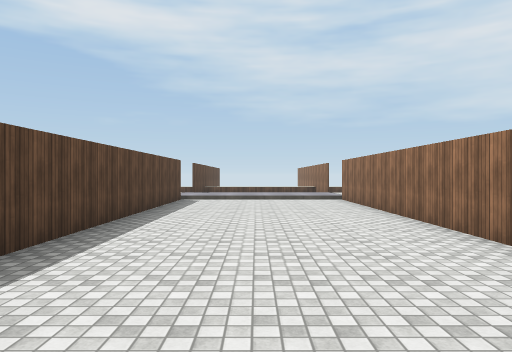
[1] (above)

24 first-person views from a walk through a Unity game level. The camera is 1.5 m above the floor, looks level and sees 70° across. The floor is counted in squares, 2 m on a side. Each view is taken from the middle of a square. On the plan, view 1 faces up. The plan holds only what a view shows up to about 11 squares ahead; the rest is blank. The place goes on beyond the plan. Surface patterns are stand-ins for the level's own textures.

[2]
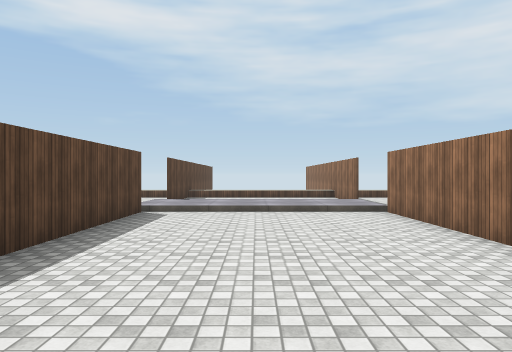

[3]
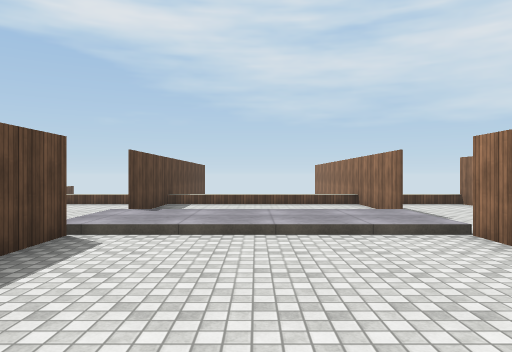

[4]
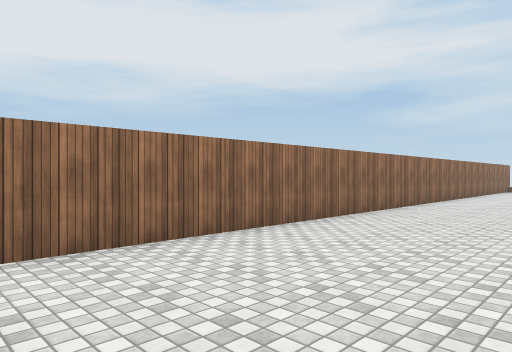

[5]
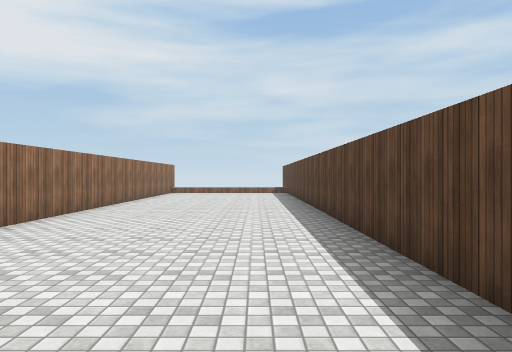

[6]
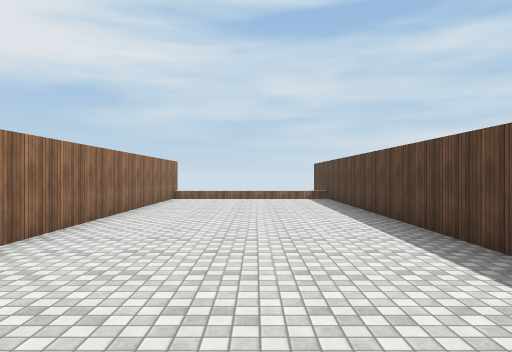

[7]
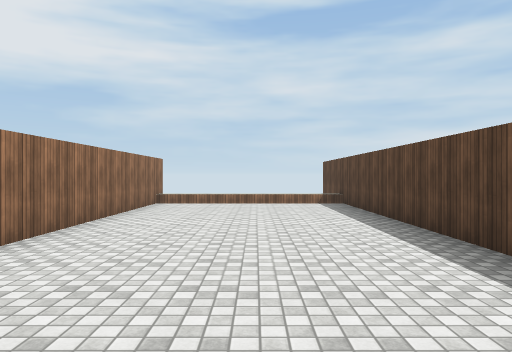

[8]
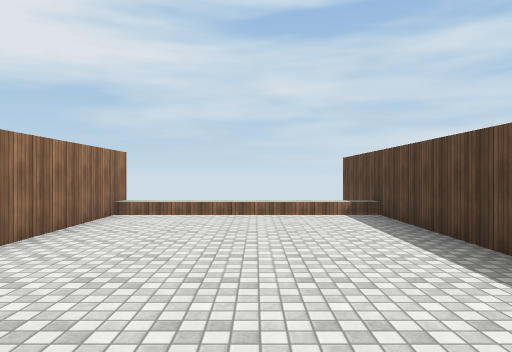

[9]
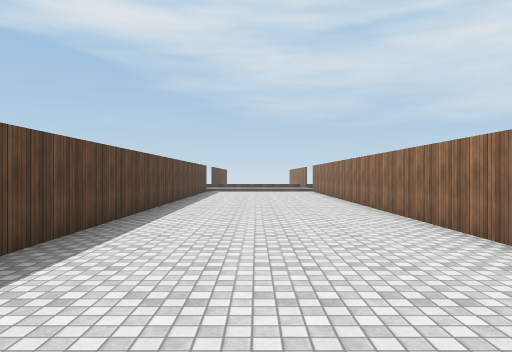

[10]
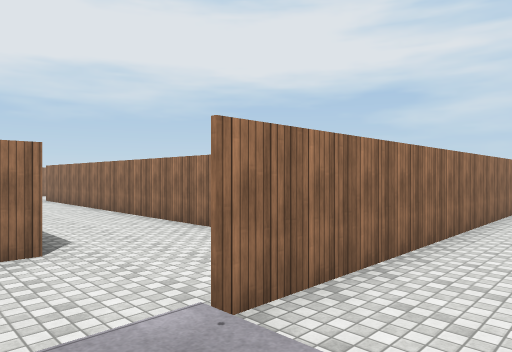

[11]
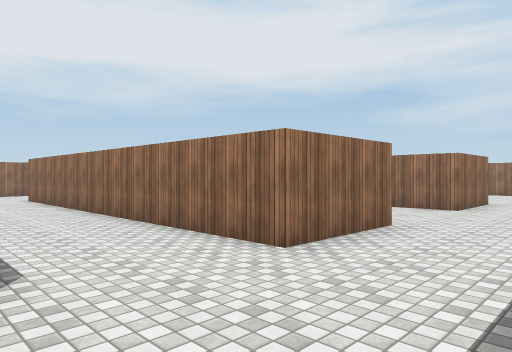

[12]
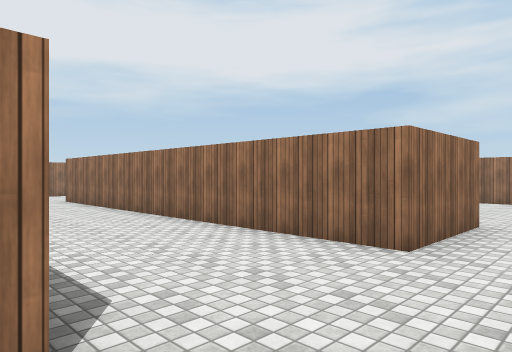

[13]
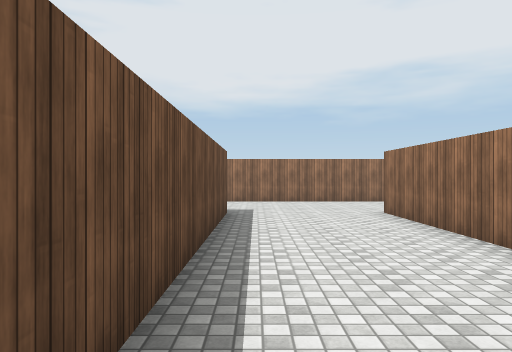

[14]
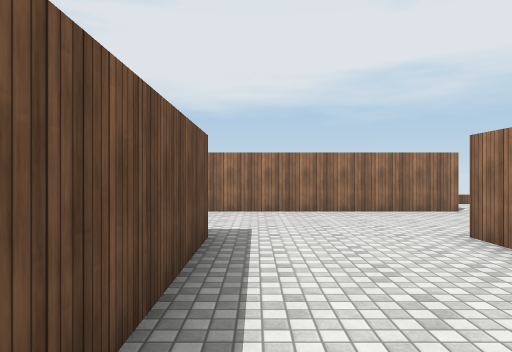

[15]
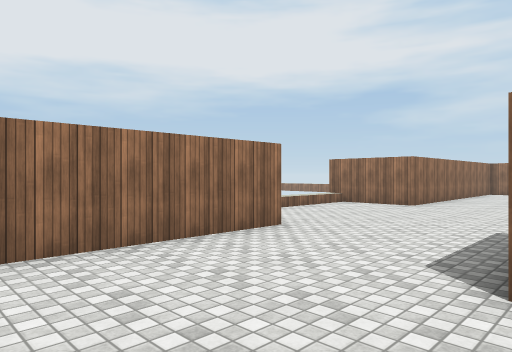

[16]
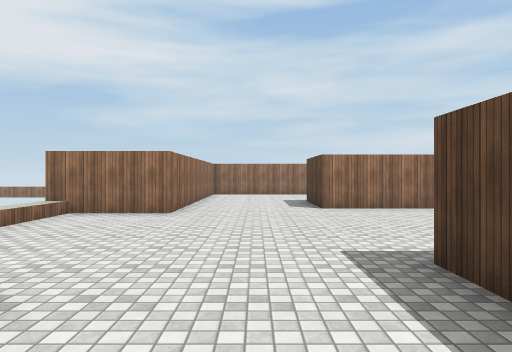

[17]
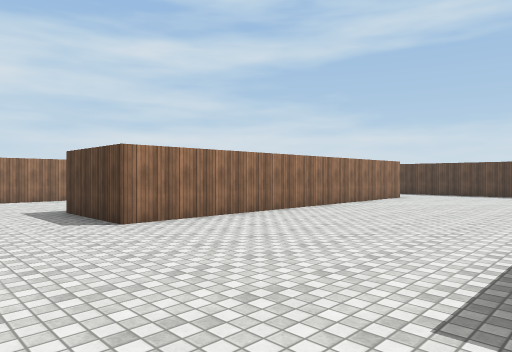

[18]
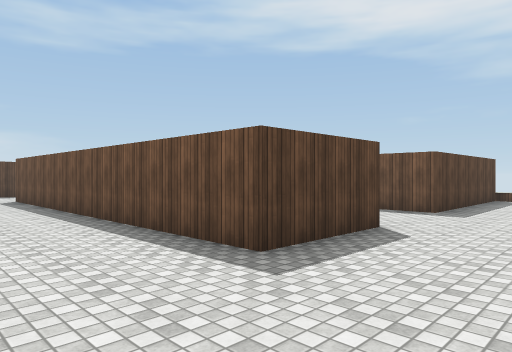

[19]
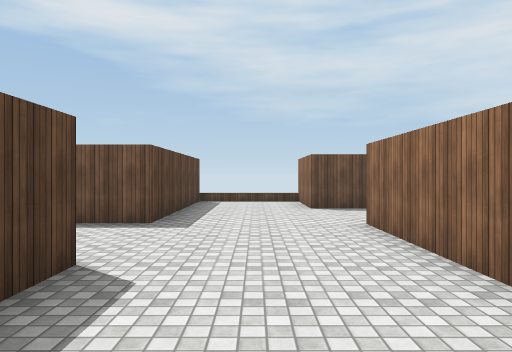

[20]
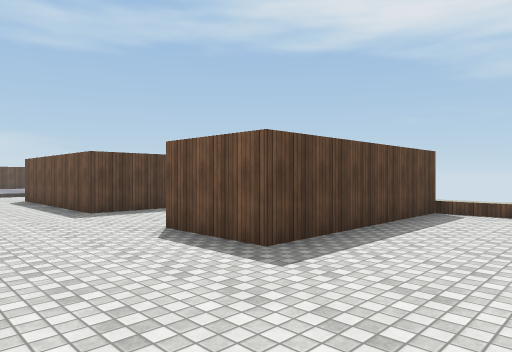

[21]
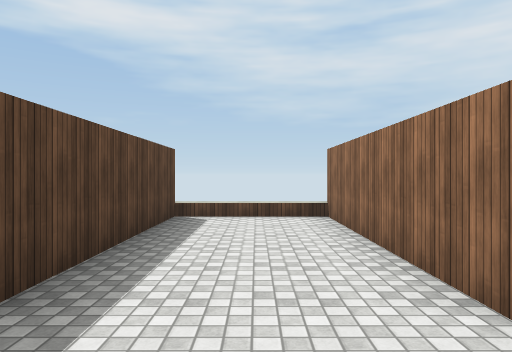

[22]
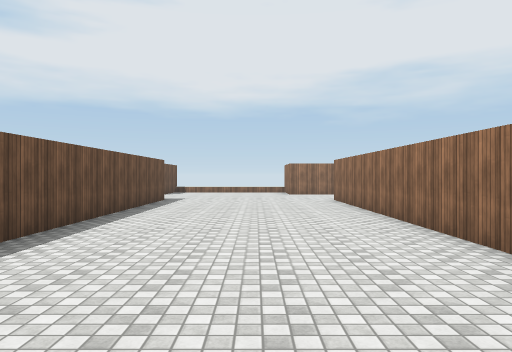

[23]
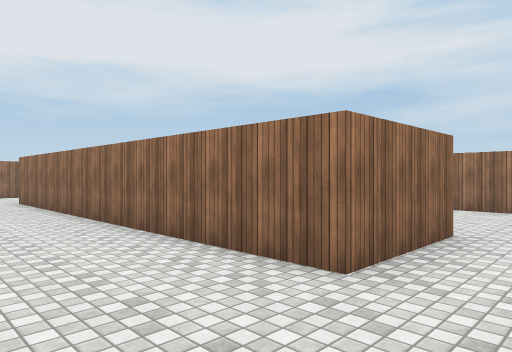

[24]
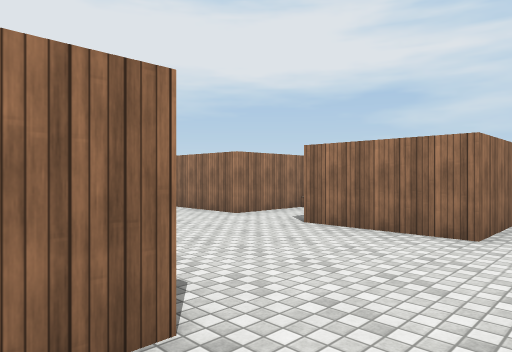

### Floor plan
Key: @ floor where view 1 was taken; # wall or solid block; x gap in a wall; . main floor; : floor 0.25 m higher than the main floor; + floor 0.5 m higher than the main floor; / step, stairs or slope.
Columns run from 5 left of view 1 to 21 right of it. Each row starts with its distance up from view 1.
 18    #    #
 17 ///#////#//     /// +///#
 16 ...#....#..#   #...##...#
 15  ..#....#..    #...##...##
 14  ..#////#.     #...##....
 13   .:::::/.     #...##....
 12   .:::::/..#####...##....
 11    #....#...............#
 10    #....#...............#
  9    #....#..##########...#
  8    #....#..##########...#
  7    #....#..##########...#
  6    #....#...............#
  5    #....#...............#
  4    #....#...............#
  3    #....# .##########...#
  2    #....# .# ########...#
  1    #....# .##########...../
  0    #.@..# ................/
 -1    #....# ................/
 -2    #....#................./
 -3    #....# ................+
 -4    #....#...............###
 -5    #....#..##########...#
 -6    #....#..#        #...#
 -7    #....# .#        #...#
 -8    #....#.....      ..
 -9    #....#......     ..
-10    #....# .......   ..
-11    #....# .##..#######
-12    #....# .# ..#
-13    #... # x    #
-14    #    #

Positions as (right, up) in squares from view 1, and headings:
1: (0, 0), facing up
2: (0, 4), facing up
3: (0, 7), facing up
4: (-1, 7), facing down-right
5: (-1, 3), facing down
6: (0, -1), facing down
7: (0, -3), facing down
8: (0, -6), facing down
9: (0, -6), facing up
10: (1, 13), facing down-right
11: (3, 12), facing down-right
12: (4, 7), facing down-right
13: (8, 6), facing right
14: (11, 6), facing right
15: (15, 6), facing down-right
16: (17, 4), facing down
17: (18, 1), facing down-left
18: (18, 4), facing up-left
19: (17, 6), facing up
20: (18, 9), facing up-left
21: (12, 10), facing up
22: (4, -2), facing right
23: (4, -2), facing down-right
24: (4, -6), facing down-right
